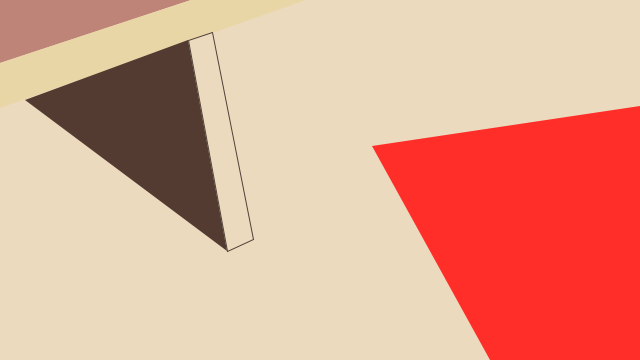
Frame 1 (no input)
Frame 60 (the mouse pressed at the canvas centre just before this capture): identical to frame 1, image omitted
Frame 120 (the mouse held since frame 60 and released just before this capture): identical to frame 1, image omitted

The Processing sketch that drew this single still picture (run headless with seeded random() and noise(); from frame 60 on, the mouse is pressed at the canvas centre):

// Processing sketch: processing_48642
// ── processing_48642.pde

void setup()
{
  size(640,360);
}

void draw()
{ 
  background(236,218,190);
  noStroke();
  fill(191,132,120);
  triangle(0,0,191,0,0,63);//premier triangle couleur marron sans contour
  noStroke();
  fill(232,214,167);
  quad(0,63,191,0,306,0,0,108); //quadrilatère de couleur jaune sans contour
  noStroke();
  fill(83,59,49);
  triangle(25,100,188,40,227,251); //2ème triangle de couleur noir sans contour
  stroke(79,65,57);
  noFill();
  quad(188,40,212,32,253,239,227,251); //2ème quadrilatère vide sans couleur
  noStroke();
  fill(255,46,41);
  quad(372,146,640,106,640,360,490,360);
 
}
